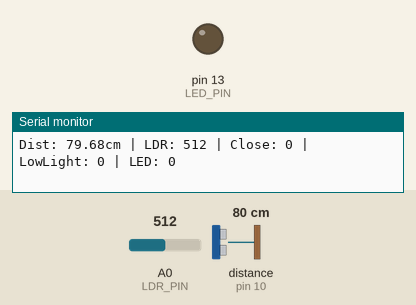
The sketch below on a simulated Arduino Uno, built with avr-gcc and run on an emulated ATmega328P. Parts: output pins drawn as LEDs (lit = HIGH), the last lines printed to the serial monitor. Wiring (inferred from the names in the program): ultrasonic range finder: trigger pin 9; echo pin 10. The inputs (shaded band) are chosen by the test bench; at power-on: distance to the obstacle (sensor on pin 10) 80 cm, A0 (LDR_PIN) = 512. The echo pulse lasts 58.3 µs per cm; pins used as bus, display or sensor lines are not drawn.

Above: at 1.2 s.
1.3 s: distance to the obstacle (sensor on pin 10) set to 2 cm
At 2.5 s:
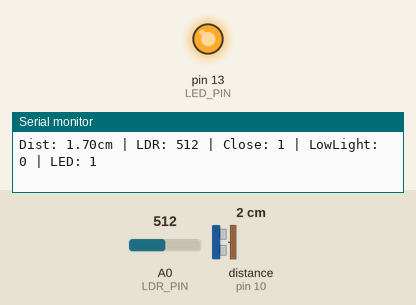
3.0 s: distance to the obstacle (sensor on pin 10) set to 9 cm
At 4.0 s:
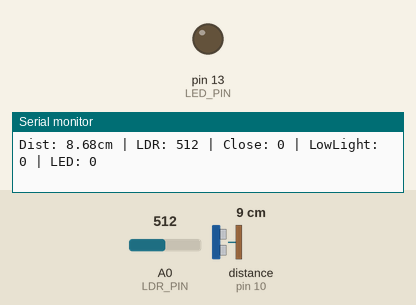
4.5 s: distance to the obstacle (sensor on pin 10) set to 4 cm
At 5.5 s:
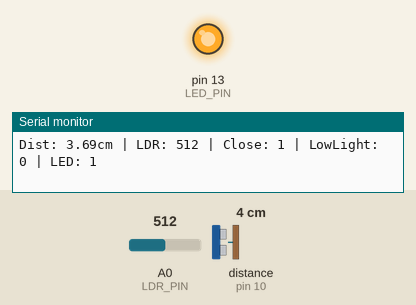
Timing chart, 0 to 7.5 s (numbered marks = the images above; inputs shaded):
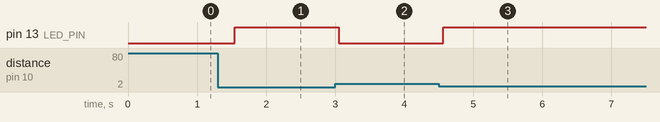

Measured:
- after the input at 1.3 s, pin 13 (LED_PIN): LOW → HIGH after 0.25 s
- after the input at 3.0 s, pin 13 (LED_PIN): HIGH → LOW after 0.05 s
- after the input at 4.5 s, pin 13 (LED_PIN): LOW → HIGH after 0.07 s

The sketch:

slave.ino
```cpp
#include <Wire.h>

#define SLAVE_ADDRESS 8
#define TRIG_PIN 9
#define ECHO_PIN 10
#define LDR_PIN A0
#define LED_PIN 13

#define CLOSE_DISTANCE_CM 5.0
#define LOW_LIGHT_THRESHOLD 20

float distanceCM = 0.0;
int ldrValue     = 0;

bool closeObject   = false;
bool lowLight      = false;
bool ledShouldBeOn = false;

struct SensorData {
    float distance;
    int ldr;
    byte closeStatus;
    byte lightStatus;
    byte ledStatus;
};

SensorData data;

void setup() {
    Serial.begin(9600);

    pinMode(TRIG_PIN, OUTPUT);
    pinMode(ECHO_PIN, INPUT);
    pinMode(LDR_PIN, INPUT);
    pinMode(LED_PIN, OUTPUT);

    Wire.begin(SLAVE_ADDRESS);
    Wire.onRequest(sendData);

    Serial.println("SLAVE ARDUINO STARTED");
}

float readDistance() {
    digitalWrite(TRIG_PIN, LOW);
    delayMicroseconds(2);
    digitalWrite(TRIG_PIN, HIGH);
    delayMicroseconds(10);
    digitalWrite(TRIG_PIN, LOW);

    long duration = pulseIn(ECHO_PIN, HIGH, 30000);
    if(duration == 0) return -1;

    return duration * 0.0343 / 2.0;
}

void sendData() {
    // Send the struct safely as a byte stream
    Wire.write((uint8_t*)&data, sizeof(data));
}

void loop() {
    distanceCM = readDistance();
    ldrValue   = analogRead(LDR_PIN);

    closeObject = (distanceCM > 0 && distanceCM <= CLOSE_DISTANCE_CM);
    lowLight    = (ldrValue < LOW_LIGHT_THRESHOLD);

    // OR Logic
    ledShouldBeOn = closeObject || lowLight;
    digitalWrite(LED_PIN, ledShouldBeOn ? HIGH : LOW);

    // Update struct
    data.distance    = distanceCM;
    data.ldr         = ldrValue;
    data.closeStatus = closeObject;
    data.lightStatus = lowLight;
    data.ledStatus   = ledShouldBeOn;

    // Single line log output
    Serial.println("Dist: " + String(distanceCM) + "cm | LDR: " + String(ldrValue) + " | Close: " + String(closeObject) + " | LowLight: " + String(lowLight) + " | LED: " + String(ledShouldBeOn));

    delay(300);
}
```
